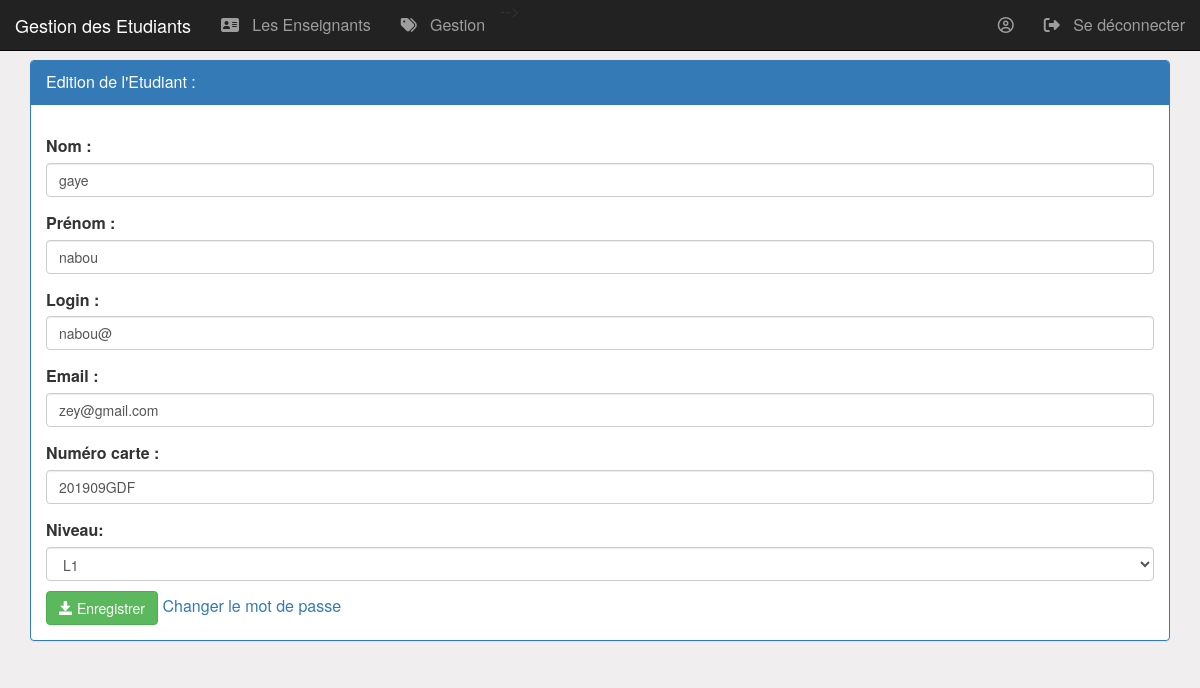
The app's page /editerEtudiant.php?idUser=8 (signed in) with its own data.
### tables this page shows
CREATE TABLE `etudiant` (
  `idEtudiant` int(4) NOT NULL,
  `nom` varchar(100) NOT NULL,
  `prenom` varchar(100) NOT NULL,
  `login` varchar(50) DEFAULT NULL,
  `email` varchar(255) DEFAULT NULL,
  `NumCarte` varchar(50) DEFAULT NULL,
  `idClasse` int(11) NOT NULL,
  `etat` int(1) DEFAULT NULL,
  `pwd` varchar(255) DEFAULT NULL
);

### editerEtudiant.php (the view, shortened to what this page needs)
<?php
    require_once('connexiondb.php');
    $id=isset($_GET['idUser'])?$_GET['idUser']:0;
    $requete="select * from etudiant,classe where idEtudiant=$id";
    $resultat=$pdo->query($requete);
    $utilisateur=$resultat->fetch();
    $nom=$utilisateur['nom'];
    $prenom=$utilisateur['prenom'];
    $login=$utilisateur['login'];
    $email=$utilisateur['email'];
    $NumCarte=$utilisateur['NumCarte'];
    $nomClasse=$utilisateur['nomClasse'];
?>
<!DOCTYPE HTML>
<HTML>
    <head>
        <link rel="stylesheet" type="text/css" href="css/bootstrap.min.css">
        <link rel="stylesheet" href="https://maxcdn.bootstrapcdn.com/bootstrap/3.4.0/css/bootstrap.min.css">
        <link rel="stylesheet" type="text/css" href="css/monstyle.css">
    </head>
    <body>
        <nav class="navbar navbar-inverse navbar-fixed-top">
<div class="container-fluid">
    <div class="navbar-header">
        <a href="Etudiant.php" class="navbar-brand">Gestion des Etudiants</a>
    </div>
    <ul class="nav navbar-nav">
        <li><a href="EnseignantResp.php">
                <i class="fa fa-vcard"></i>
                &nbsp Les Enseignants
            </a>
        </li>
        <li><a href="gestion.php">
                <i class="fa fa-tags"></i>
                &nbsp Gestion
            </a>
        </li>
    </ul>
    <ul class="nav navbar-nav navbar-right">
        <li>
            <a href="editerEtudiant.php?id">
                <i class="fa fa-user-circle-o"></i>
            </a>
        </li>
        <li>
            <a href="DeconnexionEnseignant.php">
                <i class="fa fa-sign-out"></i>
                &nbsp Se déconnecter
            </a>
        </li>
    </ul>
</div>
</nav>
        <div class="container">
             <div class="panel panel-primary margetop60">
                <div class="panel-heading">Edition de l'Etudiant :</div>
                <div class="panel-body">
                    <form method="post" action="updateEtudiant.php" class="form">
                        <div class="form-group">
                             <label for="name">Nom :</label>
                            <input type="text" name="nom" placeholder="Nom" class="form-control"
                            value="<?php echo $nom ?>"/>
                        </div>
                        <div class="form-group">
                             <label for="namee">Prénom :</label>
                            <input type="text" name="prenom" placeholder="Prenom" class="form-control"
                            value="<?php echo $prenom ?>"/>
                        </div>
                        <div class="form-group">
                             <label for="nom">Login :</label>
                            <input type="text" name="login" placeholder="Login" class="form-control"
                            value="<?php echo $login ?>"/>
                        </div>
                        <div class="form-group">
                             <label for="prenom">Email :</label>
                            <input type="email" name="email" placeholder="email" class="form-control"
                                   value="<?php echo $email ?>"/>
                        </div>
                        <div class="form-group">
                             <label for="num">Numéro carte :</label>
                            <input type="text" name="NumCarte" placeholder="numéro carte" class="form-control"
                                   value="<?php echo $NumCarte ?>"/>
                        </div>
                        <div class="input-container">
                        <label for="niveau">Niveau:</label>
				            <select name="niveau" class="form-control" id="niveau">
                            <?php $reponse = $pdo->query('SELECT * FROM classe ');
                              while ($donnees = $reponse->fetch()){?>
					<option value="<?php echo $idClasse; ?>">
					    <?php echo $nomClasse; ?>
					</option>
					<?php } ?>
				            </select>
                        </div>
				        <button type="submit" class="btn btn-success">
                            <span class="glyphicon glyphicon-save"></span>
                            Enregistrer
                        </button>
                        <a href="editPwd.php">Changer le mot de passe</a>
					</form>
                </div>
            </div>
        </div>
    </body>
</HTML>

### css/monstyle.css (style rules this page uses)
.margetop60 { margin-top: 60px; }
body { background-color: rgb(240, 238, 238); font-size: 16px; }
.input-container { position: relative; margin-bottom: 10px; }

### records on screen
etudiant: nom "gaye", prenom "nabou", login "nabou@", email "zey@gmail.com", NumCarte "201909GDF"

### other values on screen
form field niveau "L1"
